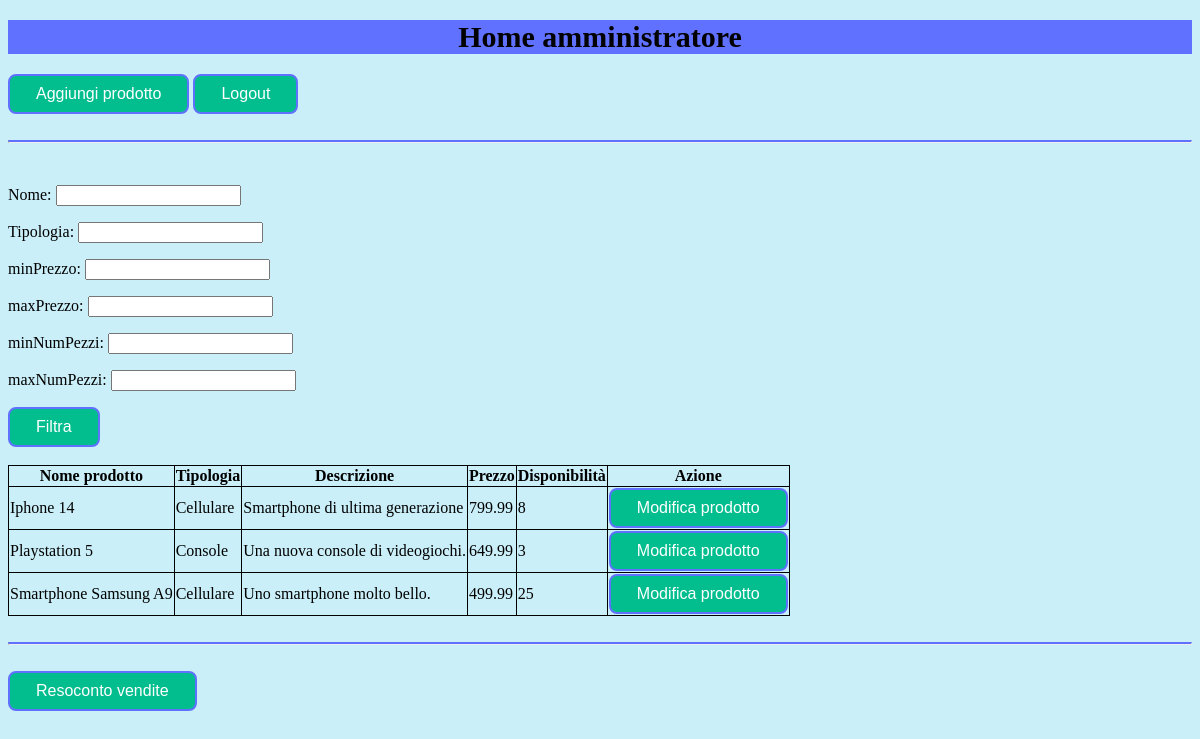
The app's page /Home_amministratore/, older data.
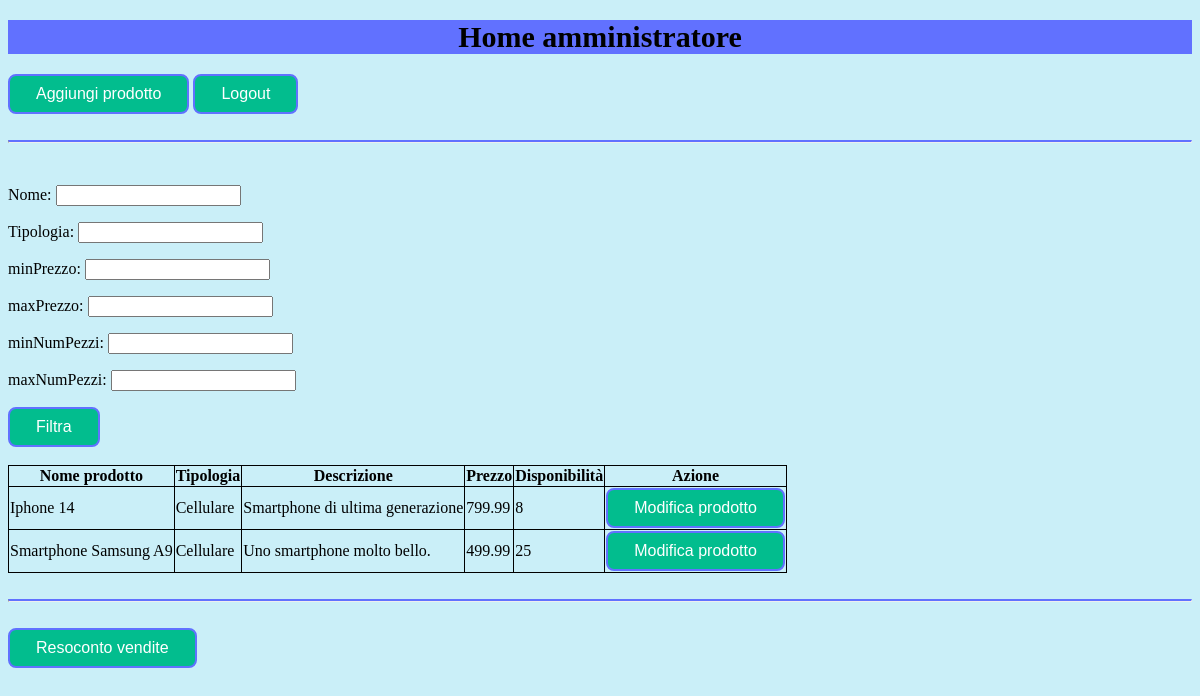
The same page, newer data.
### applicazione/models.py (models this page shows, shortened)
class Prodotto(models.Model):
  nome = models.CharField(max_length=100)
  tipologia = models.CharField(max_length=100)
  descrizione = models.CharField(max_length=500)
  prezzo = models.FloatField()
  quantita = models.IntegerField()
  stock = models.ForeignKey(Stock,on_delete=models.CASCADE,related_name='prodotti')

### applicazione/views.py (the view, shortened to what this page needs)
# urls.py: path("Home_amministratore/", views.home_amministratore_view, name="home_amministratore_view"),
def home_amministratore_view(request):
  template = loader.get_template("amministratore/Home_amministratore.html")
  stock = Stock.objects.get(nome=NOME_STOCK)
  context = {
    "prodotti" : Prodotto.objects.filter(stock=stock).all(),
    "form" : FiltroHomeAmministratoreForm()
  }
  return HttpResponse(template.render(context, request))

### applicazione/forms.py (shortened to what this page needs)
class FiltroHomeAmministratoreForm(forms.Form):
  nome = forms.CharField(label="Nome", min_length=3, max_length=100, required=False)
  tipologia = forms.CharField(label="Tipologia", min_length=2, max_length=100, required=False)
  minPrezzo = forms.FloatField(label="minPrezzo", min_value=0.01, widget=forms.NumberInput(attrs={'min': 0.01}), required=False)
  maxPrezzo = forms.FloatField(label="maxPrezzo", max_value=10000, widget=forms.NumberInput(attrs={'max': 10000}), required=False)
  minNumPezzi = forms.IntegerField(label="minNumPezzi", min_value=1, widget=forms.NumberInput(attrs={'min': 1}), required=False)
  maxNumPezzi = forms.IntegerField(label="maxNumPezzi", max_value=10000, widget=forms.NumberInput(attrs={'max': 10000}), required=False)

### applicazione/templates/amministratore/Home_amministratore.html (shortened to what this page needs)
{% load static %}
<!DOCTYPE html>
<html lang="en">
    <head>
        <link rel="stylesheet" href="{% static 'css/style.css' %}">
    </head>
    <body>
        <div class="homeAmm">
            <div>
                <h1>Home amministratore</h1>
                <a href="../Aggiungi_prodotto"><button class="button" type="button"
                    value="aggiungiProdotto">Aggiungi prodotto</button></a>
                <a href="../login"><button class="button" type="button" value="logout">Logout</button></a>
            </div>
            <br><hr><br>
            <div class="FiltroHomeAmmin">
                <form method="post">
                    {{ form.as_p }}
                    <input class="button" type="submit" value="Filtra">
                </form>
            </div>
            <br>
            <div>
                <table id="prodottiNegozio">
                    <tr>
                        <th><b>Nome prodotto</b></th>
                        <th><b>Tipologia</b></th>
                        <th><b>Descrizione</b></th>
                        <th><b>Prezzo</b></th>
                        <th><b>Disponibilità</b></th>
                        <th><b>Azione</b></th>
                    </tr>
                    {% for prodotto in prodotti %}
                    <tr>
                        <td> {{ prodotto.nome }} </td>
                        <td> {{ prodotto.tipologia }} </td>
                        <td> {{ prodotto.descrizione }} </td>
                        <td> {{ prodotto.prezzo }} </td>
                        <td> {{ prodotto.quantita }} </td>
                        <td><form method="post" action="../Modifica_prodotto/">
                            <input class="button" type="submit" value="Modifica prodotto">
                        </form></td>
                    </tr>
                    {% endfor %}
                </table>
            </div>
            <br><hr><br>
            <div>
                <a href="../Resoconto_vendite"><button class="button" type="button"
                    value="aggiungiProdotto">Resoconto vendite</button></a>
            </div>
        </div>
    </body>
</html>

Row changes from the older to the newer data that the page shows:
removed Prodotto: nome "Playstation 5", tipologia "Console", descrizione "Una nuova console di videogiochi.", prezzo "649.99", quantita "3"
